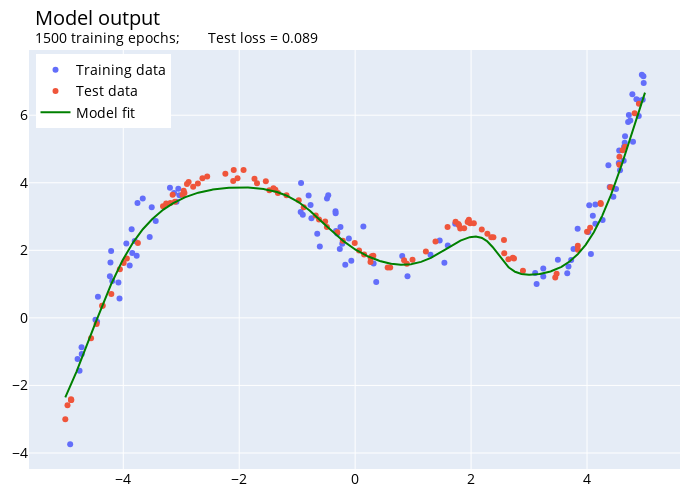

The cell this chart's notebook holds for it:
### Code cell
test_loss = best_model.evaluate(test_dataloader, loss_fn, verbose=False)

best_model_fig = go.Figure(layout=reg_layout)

for df, label in zip([reg_train, reg_test], ["Training data", "Test data"]):
    best_model_fig.add_trace(go.Scatter(
        x=df.input, y=df.label, name=label, mode='markers'))

best_model_fig.add_trace(go.Scatter(
    x=x_vec, y=y_vec, name='Model fit', mode='lines', line=dict(color='green')))

best_model_fig.update_layout(title=f"Model output \n <br><sup>1500 training epochs;\
       Test loss = {test_loss:.3f}</sup>",
       legend=dict(yanchor="top", y=0.99, xanchor="left", x=0.01),
       margin=dict(l=20, r=20, t=50, b=20)
       )
best_model_fig.show()
